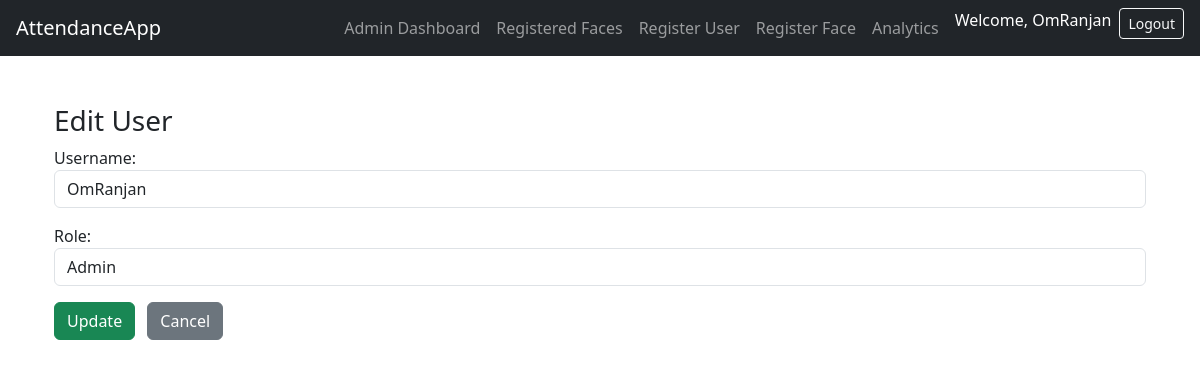
/update-user/1 (signed in), run on the app's committed database.
### app.py (models this page shows, shortened)
class User(db.Model):
    id = db.Column(db.Integer, primary_key=True)
    username = db.Column(db.String(80), unique=True, nullable=False)
    password_hash = db.Column(db.String(128))
    role = db.Column(db.String(20), nullable=False)

### app.py (the view, shortened to what this page needs)
@app.route('/update-user/<int:user_id>', methods=['GET', 'POST'])
def update_user(user_id):
    if 'user' not in session or session['role'] != 'admin':
        flash("Access denied", "danger")
        return redirect(url_for('login'))
    user = User.query.get_or_404(user_id)
    return render_template('update_user.html', user=user)

### templates/update_user.html (shortened to what this page needs)
{% extends "base.html" %}
{% block content %}
<div class="container mt-4">
    <h3>Edit User</h3>
    <form method="POST">
        <div class="mb-3">
            <label>Username:</label>
            <input type="text" name="username" class="form-control" value="{{ user.username }}" required>
        </div>
        <div class="mb-3">
            <label>Role:</label>
            <select name="role" class="form-control">
                <option value="admin" {% if user.role == 'admin' %}selected{% endif %}>Admin</option>
            </select>
        </div>
        <button type="submit" class="btn btn-success">Update</button>
        <a href="{{ url_for('admin_dashboard') }}" class="btn btn-secondary ms-2">Cancel</a>
    </form>
</div>
{% endblock %}

### templates/base.html (shortened to what this page needs)
<!DOCTYPE html>
<html lang="en">
<head>
    <link rel="stylesheet" href="https://cdn.jsdelivr.net/npm/bootstrap@5.3.1/dist/css/bootstrap.min.css">
</head>
<body>
    <nav class="navbar navbar-expand-lg navbar-dark bg-dark px-3">
        <a class="navbar-brand" href="{{ url_for('public_home') }}">AttendanceApp</a>
        <div class="collapse navbar-collapse justify-content-end">
            <ul class="navbar-nav">
                {% if session.get('user') %}
                {% if session.get('role') == 'admin' %}
                <li class="nav-item">
                    <a class="nav-link" href="{{ url_for('admin_dashboard') }}">Admin Dashboard</a>
                </li>
                <li class="nav-item">
                    <a class="nav-link" href="{{ url_for('registered_faces') }}">Registered Faces</a>
                </li>
                <li class="nav-item">
                    <a class="nav-link" href="{{ url_for('add_user') }}">Register User</a>
                </li>
                <li class="nav-item">
                    <a class="nav-link" href="{{ url_for('register_face') }}">Register Face</a>
                </li>
                <li class="nav-item">
                    <a class="nav-link" href="{{ url_for('analytics') }}">Analytics</a>
                </li>
                {% elif session.get('role') == 'user' %}
                <li class="nav-item">
                    <a class="nav-link" href="{{ url_for('my_history') }}">My History</a>
                </li>
                {% endif %}
                <li class="nav-item">
                    <span class="navbar-text text-white mx-2">Welcome, {{ session['user'] }}</span>
                </li>
                <li class="nav-item">
                    <a class="btn btn-outline-light btn-sm" href="{{ url_for('logout') }}">Logout</a>
                </li>
                {% endif %}
            </ul>
        </div>
    </nav>
    <main class="container py-4">
        {% block content %}{% endblock %}
    </main>
</body>
</html>

### data on the page
User: user "OmRanjan", username "OmRanjan", role "Admin"
